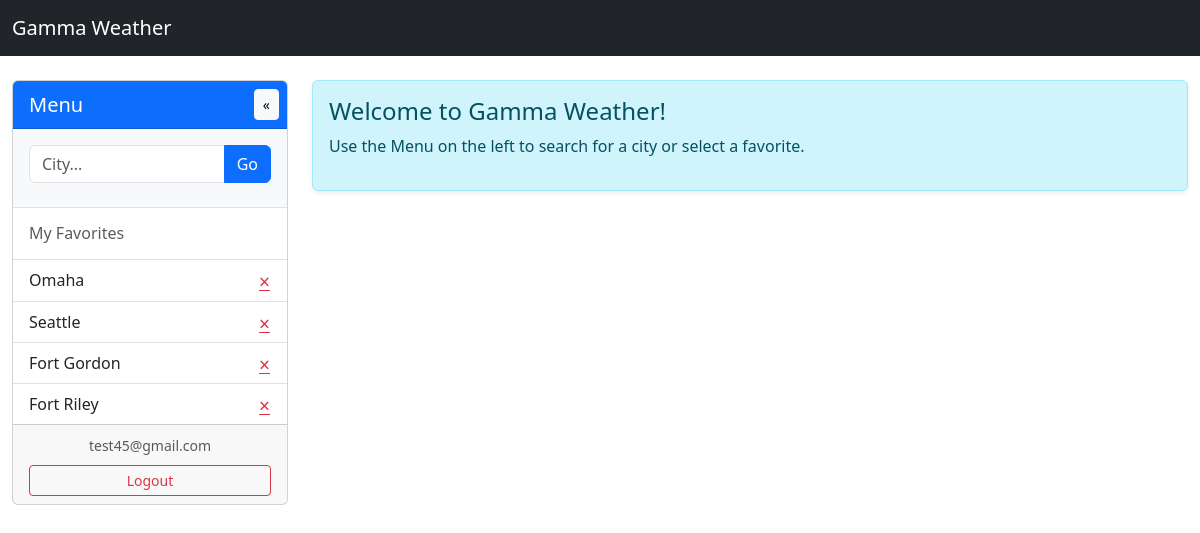
Page / (signed in) on the earlier database version.
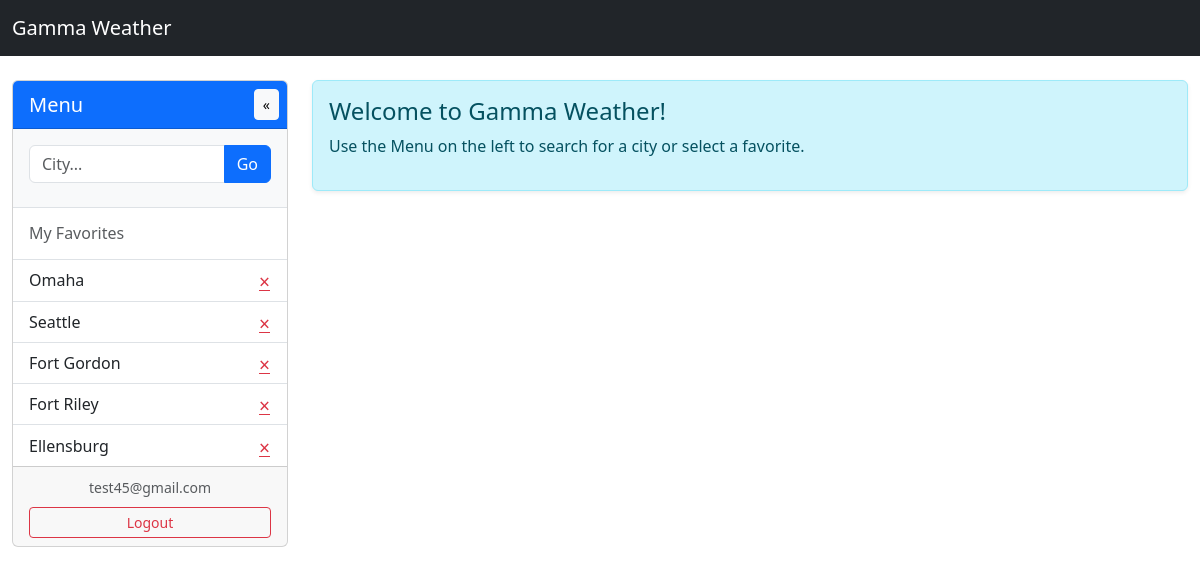
Same page on the later database version.
### app/models.py (models this page shows, shortened)
class Favorite(db.Model):
    __tablename__ = 'favorites'
    id = db.Column(db.Integer, primary_key=True)
    user_id = db.Column(db.Integer, db.ForeignKey('users.id'), nullable=False)
    city = db.Column(db.String(120), nullable=False)
    latitude = db.Column(db.Float, nullable=False)
    longitude = db.Column(db.Float, nullable=False)
    created_at = db.Column(db.DateTime, default=datetime.now())

class User(UserMixin, db.Model):
    __tablename__ = 'users'
    id = db.Column(db.Integer, primary_key=True)
    email = db.Column(db.String(120), unique=True, nullable=False, index=True)
    password_hash = db.Column(db.String(255), nullable=False)
    created_at = db.Column(db.DateTime, default=datetime.now())
    favorites = db.relationship('Favorite', backref='user', lazy=True, cascade='all, delete-orphan')

### app/weather/routes.py (the view, shortened to what this page needs)
@weather_bp.route('/')
@login_required
def dashboard():
    favorites = Favorite.query.filter_by(user_id=current_user.id).all()
    weather_data = None
    current_location = None
    radar_data = None
    aqi_data = None
    favorite_id = request.args.get('favorite_id', type=int)
    return render_template('weather/dashboard.html',
                         favorites=favorites,
                         weather_data=weather_data,
                         current_location=current_location,
                         radar_data=radar_data,
                         aqi_data=aqi_data)

### app/models.py (called while the page is built)
@login_manager.user_loader
def load_user(user_id):
    return User.query.get(int(user_id))

### app/templates/weather/dashboard.html (shortened to what this page needs)
{% extends "base.html" %}
{% block content %}
<div class="row">
    <div class="col-lg-3 mb-4 transition-all" id="sidebarCol" style="transition: width 0.3s ease;">
        <div class="card h-100">
            <div class="card-header bg-primary text-white d-flex justify-content-between align-items-center p-2">
                <h5 class="mb-0 ps-2" id="sidebarTitle">Menu</h5>
                <button class="btn btn-sm btn-light" id="toggleSidebarBtn" type="button" style="padding: 0.25rem 0.5rem;" title="Toggle Sidebar">
                    <span id="toggleIcon">&laquo;</span>
                </button>
            </div>
            <div id="sidebarContent">
                <div class="card-body bg-light border-bottom">
                    <form method="POST" action="{{ url_for('weather.search_location') }}" class="mb-2">
                        <div class="input-group">
                            <input type="text" class="form-control" name="search" placeholder="City..." required>
                            <button class="btn btn-primary" type="submit">Go</button>
                        </div>
                    </form>
                </div>
                <div class="card-body p-0">
                    <h6 class="text-muted p-3 mb-0 border-bottom">My Favorites</h6>
                    <div class="list-group list-group-flush">
                        {% if favorites %}
                            {% for favorite in favorites %}
                            <a href="{{ url_for('weather.dashboard', favorite_id=favorite.id) }}" class="list-group-item list-group-item-action d-flex justify-content-between align-items-center">
                                <span>{{ favorite.city }}</span>
                                <form method="POST" action="{{ url_for('weather.remove_favorite', favorite_id=favorite.id) }}" style="display:inline;" onclick="return confirm('Remove this favorite?');">
                                    <button type="submit" class="btn btn-sm btn-link text-danger p-0" style="font-size: 1.2rem; line-height: 1;">&times;</button>
                                </form>
                            </a>
                            {% endfor %}
                        {% else %}
                            <div class="list-group-item">
                                <p class="text-muted mb-0 small">No favorites saved.</p>
                            </div>
                        {% endif %}
                    </div>
                </div>
                <div class="card-footer mt-auto">
                    <p class="mb-2 text-center"><small class="text-muted">{{ current_user.email }}</small></p>
                    <a href="{{ url_for('auth.logout') }}" class="btn btn-sm btn-outline-danger w-100">Logout</a>
                </div>
            </div>
        </div>
    </div>
    <div class="col-lg-9" id="mainCol">
        {% if current_location and weather_data and weather_data.current %}
        <div class="card mb-4 shadow-sm">
            <div class="card-header bg-info text-white">
                <h4 class="mb-0">{{ current_location.city }}</h4>
            </div>
            <div class="card-body">
                {% set current = weather_data.current %}
                <div class="row">
                    <div class="col-md-6 border-end">
                        <h5 class="text-muted mb-3">Current Conditions</h5>
                        <div class="d-flex align-items-center mb-3">
                            {% if current.icon %}
                            <img src="{{ current.icon }}" alt="{{ current.shortForecast }}" style="width: 80px; margin-right: 15px;">
                            {% endif %}
                            <div>
                                <h2 class="mb-0">{{ current.temperature }}°{{ current.temperatureUnit }}</h2>
                                <p class="mb-0 text-muted">{{ current.shortForecast }}</p>
                            </div>
                        </div>
                    </div>
                    <div class="col-md-6">
                        <ul class="list-unstyled">
                            <li class="mb-2"><strong>Wind:</strong> {{ current.windSpeed }} {{ current.windDirection }}</li>
                            {% if current.relativeHumidity %}
                            <li class="mb-2"><strong>Humidity:</strong> {{ current.relativeHumidity.value }}%</li>
                            {% endif %}
                            {% if aqi_data %}
                                <li class="mt-3">
                                    <strong>Air Quality:</strong> {{ aqi_data['AQI'] }}
                                    <br>
                                    <small class="text-muted">Primary Pollutant: {{ aqi_data['ParameterName'] }}</small>
                                </li>
                            {% endif %}
                            <li class="mt-3"><em>{{ current.detailedForecast }}</em></li>
                        </ul>
                    </div>
                </div>
            </div>
        </div>
        {% else %}
        <div class="alert alert-info shadow-sm" role="alert">
            <h4 class="alert-heading">Welcome to Gamma Weather!</h4>
            <p>Use the Menu on the left to search for a city or select a favorite.</p>
        </div>
        {% endif %}
    </div>
</div>
{% endblock %}

### app/templates/base.html (shortened to what this page needs)
<!DOCTYPE html>
<html lang="en">
<head>
    <link href="https://cdn.jsdelivr.net/npm/bootstrap@5.3.0/dist/css/bootstrap.min.css" rel="stylesheet">
</head>
<body>
    <nav class="navbar navbar-expand-lg navbar-dark bg-dark">
        <div class="container-fluid">
            <a class="navbar-brand" href="{{ url_for('weather.dashboard') }}">
                Gamma Weather
            </a>
        </div>
    </nav>
    <div class="container-fluid mt-4">
        {% block content %}{% endblock %}
    </div>
</body>
</html>

Differences in the rows shown:
added Favorite: city "Ellensburg"
